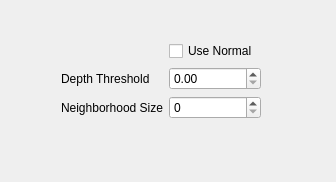
<?xml version="1.0" encoding="UTF-8"?>
<ui version="4.0">
 <class>PointCloudUI</class>
 <widget class="QWidget" name="PointCloudUI">
  <property name="geometry">
   <rect>
    <x>0</x>
    <y>0</y>
    <width>336</width>
    <height>182</height>
   </rect>
  </property>
  <property name="windowTitle">
   <string>PointCloudUI</string>
  </property>
  <widget class="QWidget" name="formLayoutWidget">
   <property name="geometry">
    <rect>
     <x>50</x>
     <y>30</y>
     <width>222</width>
     <height>111</height>
    </rect>
   </property>
   <layout class="QFormLayout" name="formLayout">
    <item row="1" column="1">
     <widget class="QCheckBox" name="UseNormal">
      <property name="text">
       <string>Use Normal</string>
      </property>
     </widget>
    </item>
    <item row="2" column="0">
     <widget class="QLabel" name="label">
      <property name="text">
       <string>Depth Threshold</string>
      </property>
     </widget>
    </item>
    <item row="3" column="1">
     <widget class="QSpinBox" name="NeighSize"/>
    </item>
    <item row="3" column="0">
     <widget class="QLabel" name="label_2">
      <property name="text">
       <string>Neighborhood Size</string>
      </property>
     </widget>
    </item>
    <item row="2" column="1">
     <widget class="QDoubleSpinBox" name="DepthTreshold"/>
    </item>
   </layout>
  </widget>
 </widget>
 <layoutdefault spacing="6" margin="11"/>
 <resources/>
 <connections/>
</ui>
